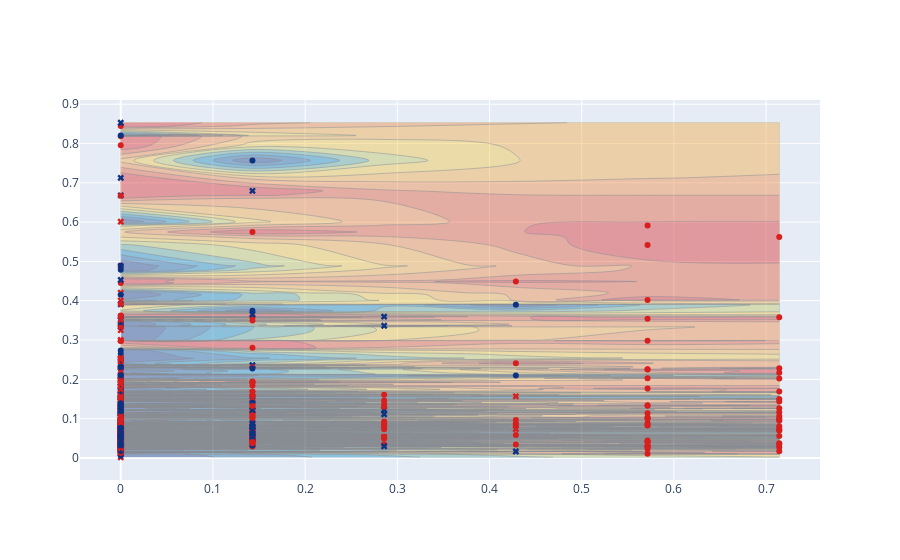

Notebook code for this chart:
### Code cell
# 5. Visualizations
from plotly.subplots import make_subplots
import plotly.graph_objects as go


df_filtered_nor_sample = df_filtered_nor.sample(500) #This randomly selects 500 rows from the normalized DataFrame

X_val = df_filtered_nor_sample.drop(['vendor_id'], axis=1)
y_val = df_filtered_nor_sample['vendor_id']


def iscorrect(x):
    return "circle" if x else "x"


iscorrectv = np.vectorize(iscorrect)
fig = make_subplots(rows=1, cols=1)

y_pred = model.predict(X_val)

fig.add_trace(go.Contour( #decision boundary 
    x=X_val['passenger_count'],
    y=X_val['Distance_KM'],
    z=y_pred,
    showscale=False,
    opacity=0.40,
    colorscale='portland'
), row=1, col=1)

fig.add_trace(go.Scatter(
    x=X_val['passenger_count'],
    y=X_val['Distance_KM'],
    mode='markers',
    marker_symbol=iscorrectv(y_val == y_pred),
    text=y_val,
    marker=dict(
        color=y_val,
        colorscale='portland'
    )
), row=1, col=1)
#the model thinks Vendor 0 should be (e.g., blue) and where Vendor 1 should be (e.g., red).
#fig.update_layout(showlegend=False)

fig.show()

### Figure 1 — Plotly figure (JSON) as saved in the notebook; plotly's stock layout.template omitted (floating-point values rounded to 4 significant figures; data arrays with more than 128 entries replaced by an {"elided": "..."} marker saying what was removed)
{"data": [{"colorscale": [[0, "rgb(12,51,131)"], [0.25, "rgb(10,136,186)"], [0.5, "rgb(242,211,56)"], [0.75, "rgb(242,143,56)"], [1, "rgb(217,30,30)"]], "opacity": 0.4, "showscale": false, "type": "contour", "x": {"elided": "500 float values"}, "xaxis": "x", "y": {"elided": "500 float values"}, "yaxis": "y", "z": {"elided": "500 int values"}}, {"marker": {"color": {"elided": "500 int values"}, "colorscale": [[0, "rgb(12,51,131)"], [0.25, "rgb(10,136,186)"], [0.5, "rgb(242,211,56)"], [0.75, "rgb(242,143,56)"], [1, "rgb(217,30,30)"]], "symbol": {"elided": "500 str values"}}, "mode": "markers", "text": {"elided": "500 int values"}, "type": "scatter", "x": {"elided": "500 float values"}, "xaxis": "x", "y": {"elided": "500 float values"}, "yaxis": "y"}], "layout": {"xaxis": {"anchor": "y", "domain": [0, 1]}, "yaxis": {"anchor": "x", "domain": [0, 1]}}}
